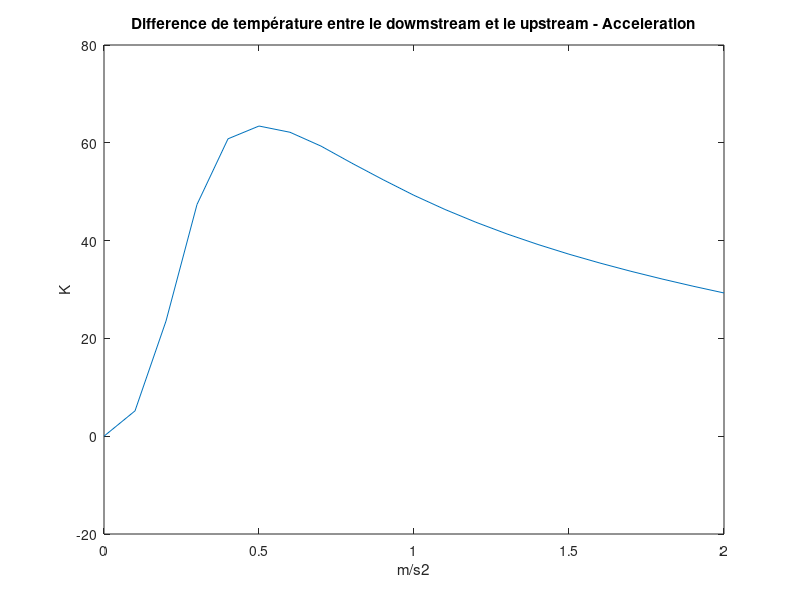
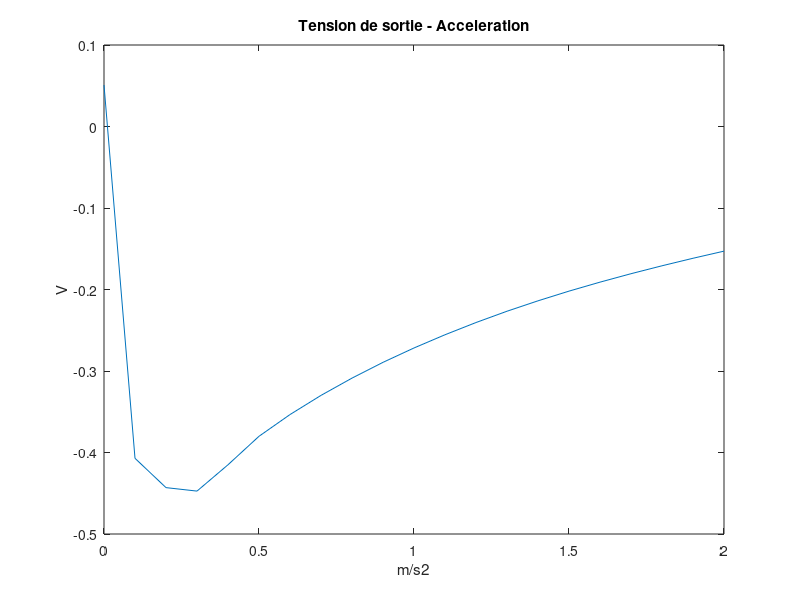

Here is the MATLAB script that generated these plots, in order:
clear;
clc;

ro=6.84e-8;
roT=0.0069;

L=517e-6;
t=2e-7;
W=307e-6;

down=load('acceleration-down.txt');

up=load('acceleration-up.txt');

temp=0:0.1:2;

a=1*temp;

figure(1)
plot(a,down-up)
title('Difference de température entre le dowmstream et le upstream - Acceleration')
xlabel('m/s2')
ylabel('K')

res_downstream=ro*L/(t*W)*(1+roT*(down-273));

res_upstream=ro*L/(t*W)*(1+roT*(up-273));

res_com=ro*L/(t*W)*(1+roT*27);

V=5;

detV=V*(1/2-(res_downstream)./(res_com+res_downstream));
figure(2)
plot(a,detV)
title('Tension de sortie - Acceleration')
xlabel('m/s2')
ylabel('V')

